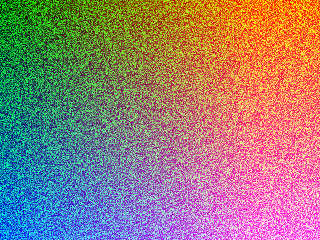
Frame 1 (no input)
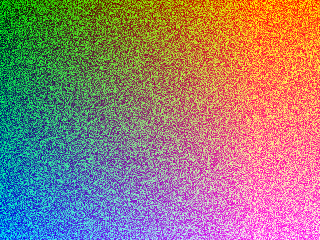
Frame 60 (no input)
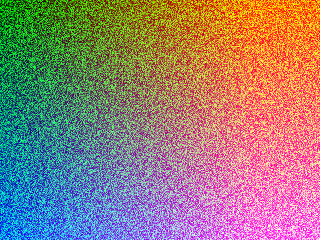
Frame 120 (the mouse pressed at the canvas centre since frame 60)

The p5.js sketch that drew these frames (run headless with seeded random() and noise() and a simulated clock; from frame 60 on, the mouse is pressed at the canvas centre):

// p5.js sketch
// ── sketch.js
// Learning Processing
// Daniel Shiffman
// http://www.learningprocessing.com
//pixel value (r,g,b, alpha) so 60px canvas 
//array = 60 x 4 = 240 values

//(x + y * width ) * 4


function setup() {
  createCanvas(320, 240);
  pixelDensity(1); //for mac displays
}


function draw() {
  background(51);

  loadPixels();

	for (var y = 0; y < height; y++) {

		for (var x = 0; x < width; x++) {
	  		var index = (x+y *width) *4; 
	  		  pixels[index + 0] = x;
			  pixels[index+1] = random(255); 
			  pixels[index+2] = y;
			  pixels[index+3] = 255;
	  	}	
	}


 	updatePixels();

}
